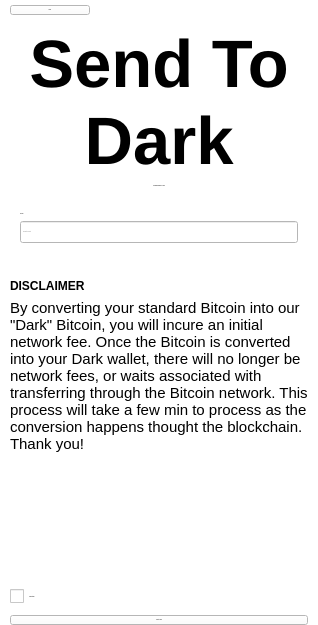
<?xml version="1.0" encoding="UTF-8"?>
<ui version="4.0">
 <class>SendToDarkView</class>
 <widget class="QWidget" name="SendToDarkView">
  <property name="geometry">
   <rect>
    <x>0</x>
    <y>0</y>
    <width>318</width>
    <height>625</height>
   </rect>
  </property>
  <property name="font">
   <font>
    <pointsize>1</pointsize>
   </font>
  </property>
  <property name="windowTitle">
   <string>Form</string>
  </property>
  <property name="styleSheet">
   <string notr="true">background-color: white;</string>
  </property>
  <layout class="QVBoxLayout" name="verticalLayout_2">
   <property name="leftMargin">
    <number>10</number>
   </property>
   <property name="topMargin">
    <number>0</number>
   </property>
   <property name="rightMargin">
    <number>10</number>
   </property>
   <property name="bottomMargin">
    <number>0</number>
   </property>
   <item>
    <layout class="QHBoxLayout" name="horizontalLayout_2">
     <property name="topMargin">
      <number>0</number>
     </property>
     <item>
      <widget class="QPushButton" name="closeButton">
       <property name="text">
        <string>Close</string>
       </property>
      </widget>
     </item>
     <item>
      <spacer name="horizontalSpacer_3">
       <property name="orientation">
        <enum>Qt::Horizontal</enum>
       </property>
       <property name="sizeHint" stdset="0">
        <size>
         <width>40</width>
         <height>20</height>
        </size>
       </property>
      </spacer>
     </item>
    </layout>
   </item>
   <item>
    <layout class="QVBoxLayout" name="verticalLayout">
     <item>
      <widget class="QLabel" name="label">
       <property name="font">
        <font>
         <pointsize>50</pointsize>
         <weight>75</weight>
         <bold>true</bold>
        </font>
       </property>
       <property name="text">
        <string>Send To Dark</string>
       </property>
       <property name="scaledContents">
        <bool>false</bool>
       </property>
       <property name="alignment">
        <set>Qt::AlignCenter</set>
       </property>
       <property name="wordWrap">
        <bool>true</bool>
       </property>
      </widget>
     </item>
     <item>
      <widget class="QLabel" name="label_2">
       <property name="text">
        <string>(Available Balance: 9.3455)</string>
       </property>
       <property name="alignment">
        <set>Qt::AlignCenter</set>
       </property>
      </widget>
     </item>
     <item>
      <spacer name="verticalSpacer_2">
       <property name="orientation">
        <enum>Qt::Vertical</enum>
       </property>
       <property name="sizeType">
        <enum>QSizePolicy::Fixed</enum>
       </property>
       <property name="sizeHint" stdset="0">
        <size>
         <width>20</width>
         <height>20</height>
        </size>
       </property>
      </spacer>
     </item>
     <item>
      <layout class="QHBoxLayout" name="horizontalLayout">
       <item>
        <spacer name="horizontalSpacer_2">
         <property name="orientation">
          <enum>Qt::Horizontal</enum>
         </property>
         <property name="sizeType">
          <enum>QSizePolicy::Fixed</enum>
         </property>
         <property name="sizeHint" stdset="0">
          <size>
           <width>10</width>
           <height>10</height>
          </size>
         </property>
        </spacer>
       </item>
       <item>
        <layout class="QVBoxLayout" name="verticalLayout_3">
         <item>
          <widget class="QLabel" name="label_3">
           <property name="text">
            <string>Amount</string>
           </property>
          </widget>
         </item>
         <item>
          <widget class="QLineEdit" name="amountLineEdit">
           <property name="placeholderText">
            <string>Amount to convert</string>
           </property>
          </widget>
         </item>
        </layout>
       </item>
       <item>
        <spacer name="horizontalSpacer">
         <property name="orientation">
          <enum>Qt::Horizontal</enum>
         </property>
         <property name="sizeType">
          <enum>QSizePolicy::Fixed</enum>
         </property>
         <property name="sizeHint" stdset="0">
          <size>
           <width>10</width>
           <height>20</height>
          </size>
         </property>
        </spacer>
       </item>
      </layout>
     </item>
     <item>
      <spacer name="verticalSpacer_3">
       <property name="orientation">
        <enum>Qt::Vertical</enum>
       </property>
       <property name="sizeType">
        <enum>QSizePolicy::Fixed</enum>
       </property>
       <property name="sizeHint" stdset="0">
        <size>
         <width>20</width>
         <height>30</height>
        </size>
       </property>
      </spacer>
     </item>
     <item>
      <widget class="QLabel" name="label_4">
       <property name="font">
        <font>
         <weight>75</weight>
         <bold>true</bold>
        </font>
       </property>
       <property name="text">
        <string>DISCLAIMER</string>
       </property>
      </widget>
     </item>
     <item>
      <widget class="QLabel" name="label_5">
       <property name="font">
        <font>
         <pointsize>11</pointsize>
        </font>
       </property>
       <property name="text">
        <string>By converting your standard Bitcoin into our &quot;Dark&quot; Bitcoin, you will incure an initial network fee. Once the Bitcoin is converted into your Dark wallet, there will no longer be network fees, or waits associated with transferring through the Bitcoin network. This process will take a few min to process as the conversion happens thought the blockchain. Thank you!</string>
       </property>
       <property name="wordWrap">
        <bool>true</bool>
       </property>
      </widget>
     </item>
     <item>
      <spacer name="verticalSpacer">
       <property name="orientation">
        <enum>Qt::Vertical</enum>
       </property>
       <property name="sizeHint" stdset="0">
        <size>
         <width>20</width>
         <height>40</height>
        </size>
       </property>
      </spacer>
     </item>
     <item>
      <layout class="QHBoxLayout" name="horizontalLayout_3">
       <property name="topMargin">
        <number>0</number>
       </property>
       <item>
        <widget class="QCheckBox" name="confirmCheckBox">
         <property name="sizePolicy">
          <sizepolicy hsizetype="Maximum" vsizetype="Fixed">
           <horstretch>0</horstretch>
           <verstretch>0</verstretch>
          </sizepolicy>
         </property>
         <property name="text">
          <string>I understand</string>
         </property>
        </widget>
       </item>
       <item>
        <widget class="QLabel" name="warningLabelForCheck">
         <property name="styleSheet">
          <string notr="true">color: red;</string>
         </property>
         <property name="text">
          <string/>
         </property>
        </widget>
       </item>
      </layout>
     </item>
     <item>
      <spacer name="verticalSpacer_4">
       <property name="orientation">
        <enum>Qt::Vertical</enum>
       </property>
       <property name="sizeType">
        <enum>QSizePolicy::Fixed</enum>
       </property>
       <property name="sizeHint" stdset="0">
        <size>
         <width>20</width>
         <height>5</height>
        </size>
       </property>
      </spacer>
     </item>
     <item>
      <widget class="QPushButton" name="convertButton">
       <property name="text">
        <string>Send to Dark</string>
       </property>
      </widget>
     </item>
    </layout>
   </item>
  </layout>
 </widget>
 <resources/>
 <connections/>
</ui>
